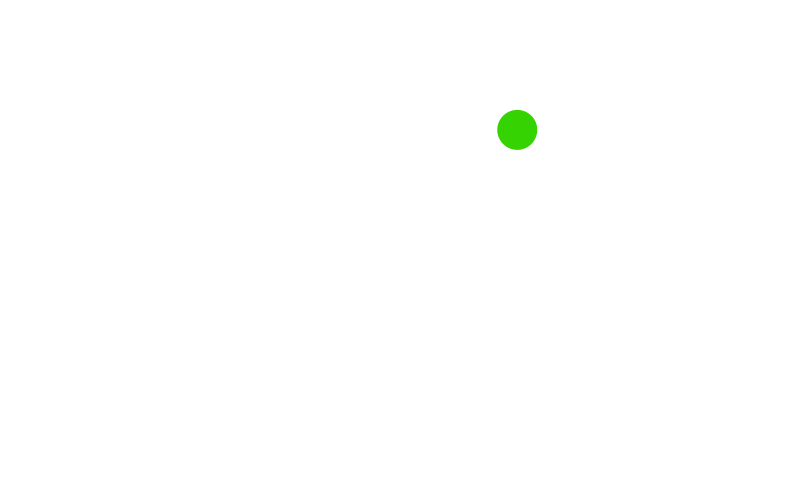
Frame 1 (no input)
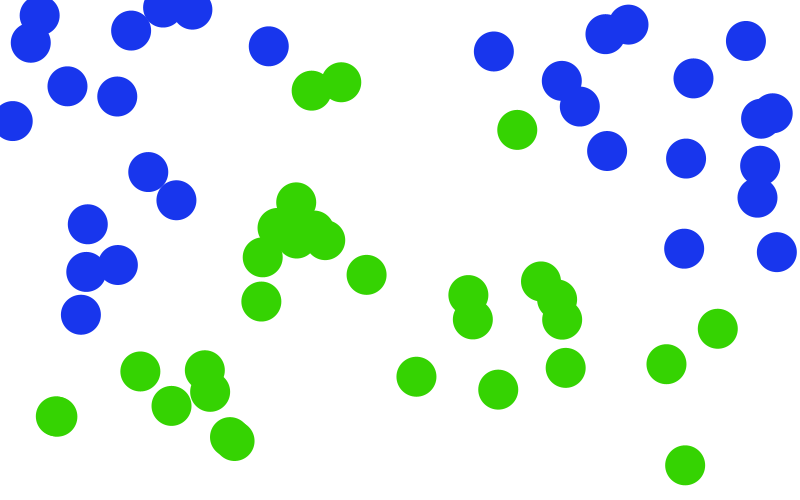
Frame 60 (the mouse pressed at the canvas centre just before this capture)
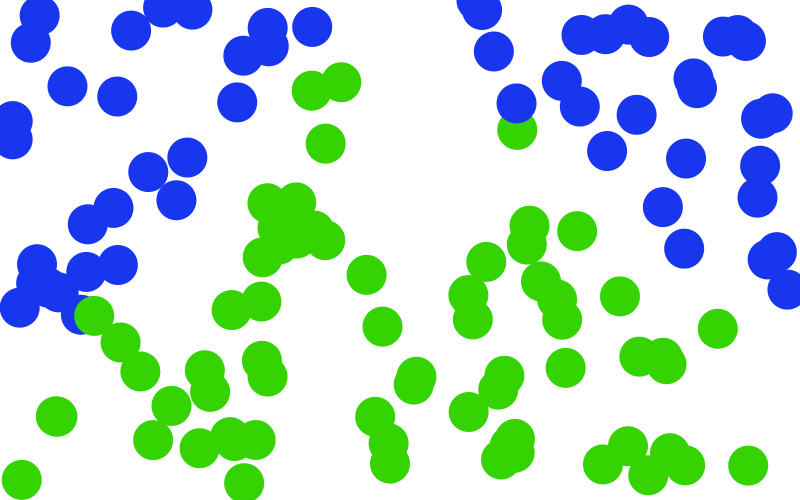
Frame 120 (the mouse held since frame 60 and released just before this capture)

The Processing sketch that drew these frames (run headless with seeded random() and noise(); from frame 60 on, the mouse is pressed at the canvas centre):

// Processing sketch: Shape_C_Triangle
// ── Shape_C_Triangle.pde
float circleX;
float circleY;

float midPointAnchor;


void setup()
{
  size(800,500);
  background(255);
  
  midPointAnchor = width/2;

}

void draw()
{
  determineRandomCoordinate();
  determineCircleColor();
  drawCircle();

}

//function for determining random x and y coordinates of circles
void determineRandomCoordinate()
{
  //determine random x coordinate
  circleX = random(0, width);
  //print("circleX is " + circleX + "\n");
  
  //determine random y coordinate
  circleY = random(0, height);
  //print("circleY is " + circleY + "\n");
  
}




void determineCircleColor() // using blue quadrants 
{
  
  if ((circleX >= (midPointAnchor - circleY)) && (circleX <= (midPointAnchor + circleY)))
      {
        fill(53, 211, 2); //green
      }
  else
      {
        fill(24, 54, 237); //blue
      }
      
      //if (circleX >= (midPointAnchor - circleY) {
      //  if (circleX <= (midPointAnchor + circleY)) {
      //    //grren
      //  } else {
      //    // blue
      //  }
      //} else {
      //    //blue
      //}
        
  
}

void drawCircle()
{
  float circleDiameter = 40;
  
  noStroke();
  ellipseMode(CENTER);
  ellipse(circleX, circleY, circleDiameter, circleDiameter);

}


/* alternative function, focusing on the green cross section 

void determineCircleColorAlternative() //using green cross
{
  
  if ((circleX > pointX1) && (circleX < pointX2))
  {
    fill(53, 211, 2); //green
  }
  else if ((circleY > pointY1) && (circleY < pointY2))
  {
   fill(53, 211, 2); // green
  }
  else
  {
    fill(24, 54, 237); //blue
  }
}


*/
